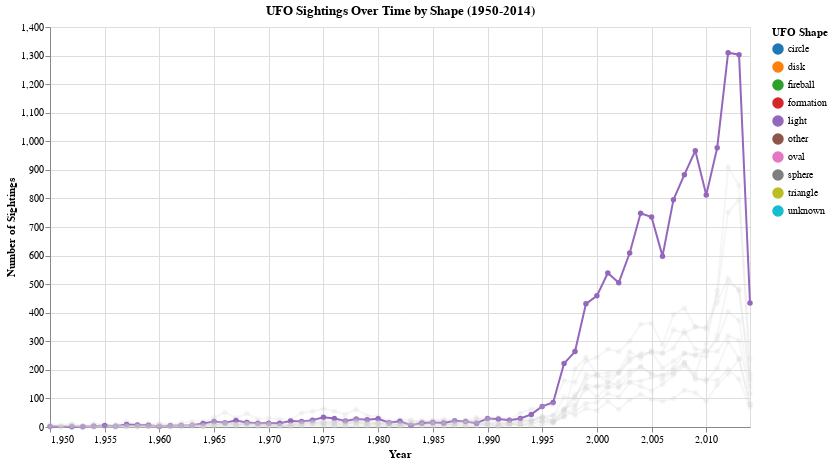

Source (notebook cell):
### Code cell
# PLOT 2: Interactive time series of sightings over time by shape
# Aggregate data by year and shape
df_time = df_us_top_shapes.groupby(['year', 'shape']).size().reset_index(name='count')

# Create selection dropdown for shape
shape_selection = alt.selection_point(
    fields=['shape'],
    bind=alt.binding_select(
        options=[None] + top_shapes,
        labels=['All Shapes'] + top_shapes,
        name='Select UFO Shape: '
    ),
    value='light'
)

plot2 = alt.Chart(df_time).mark_line(
    point=True,
    strokeWidth=2
).encode(
    x=alt.X('year:Q', 
            title='Year',
            scale=alt.Scale(domain=[1950, 2014])),
    y=alt.Y('count:Q', 
            title='Number of Sightings'),
    color=alt.condition(
        shape_selection,
        alt.Color('shape:N', 
                  scale=alt.Scale(scheme='category10'),
                  legend=alt.Legend(title='UFO Shape')),
        alt.value('lightgray')
    ),
    opacity=alt.condition(shape_selection, alt.value(1), alt.value(0.2)),
    tooltip=['year:Q', 'shape:N', 'count:Q']
).add_params(
    shape_selection
).properties(
    width=700,
    height=400,
    title='UFO Sightings Over Time by Shape (1950-2014)'
)

plot2

### Figure 1 — Vega-Lite specification as saved in the notebook (floating-point values rounded to 4 significant figures; data arrays with more than 128 entries replaced by an {"elided": "..."} marker saying what was removed)
{"config": {"view": {"continuousWidth": 300, "continuousHeight": 300}}, "data": {"name": "data-012fe0fce4c07481dfdcbb37cc661e84"}, "mark": {"type": "line", "point": true, "strokeWidth": 2}, "encoding": {"color": {"condition": {"param": "param_1", "field": "shape", "legend": {"title": "UFO Shape"}, "scale": {"scheme": "category10"}, "type": "nominal"}, "value": "lightgray"}, "opacity": {"condition": {"param": "param_1", "value": 1}, "value": 0.2}, "tooltip": [{"field": "year", "type": "quantitative"}, {"field": "shape", "type": "nominal"}, {"field": "count", "type": "quantitative"}], "x": {"field": "year", "scale": {"domain": [1950, 2014]}, "title": "Year", "type": "quantitative"}, "y": {"field": "count", "title": "Number of Sightings", "type": "quantitative"}}, "height": 400, "params": [{"name": "param_1", "select": {"type": "point", "fields": ["shape"]}, "bind": {"input": "select", "options": [null, "light", "triangle", "circle", "fireball", "unknown", "other", "sphere", "disk", "oval", "formation"], "labels": ["All Shapes", "light", "triangle", "circle", "fireball", "unknown", "other", "sphere", "disk", "oval", "formation"], "name": "Select UFO Shape: "}, "value": "light"}], "title": "UFO Sightings Over Time by Shape (1950-2014)", "width": 700, "$schema": "https://vega.github.io/schema/vega-lite/v5.20.1.json", "datasets": {"data-012fe0fce4c07481dfdcbb37cc661e84": {"elided": "614 records"}}}
